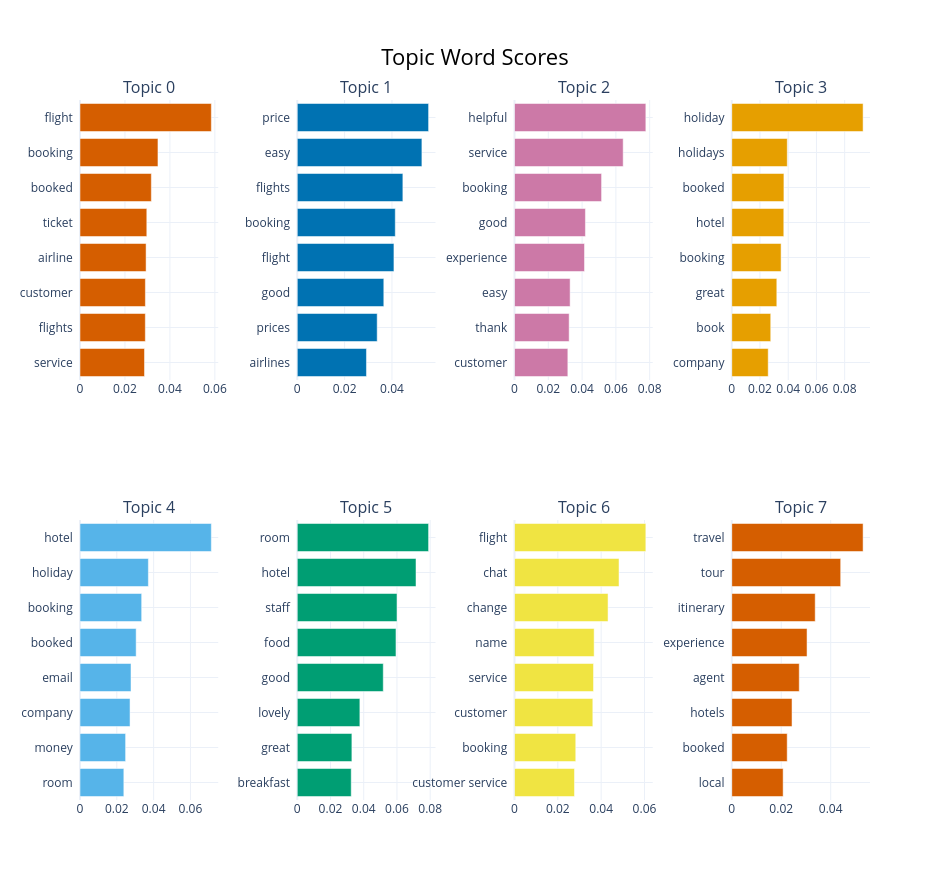

Here is the notebook cell this chart was saved with:
### Code cell
# Visualización 2: barras de top-words por topic
top_n = min(10, max(1, n_real))
if top_n >= 1:
    fig = bertopic_model.visualize_barchart(top_n_topics=top_n, n_words=8)
    fig.update_layout(width=950, height=max(400, 110*top_n))
    fig.show()
else:
    print("Sin tópicos válidos para visualize_barchart().")

### Figure 1 — Plotly figure (JSON) as saved in the notebook; plotly's stock layout.template omitted (floating-point values rounded to 4 significant figures)
{"data": [{"marker": {"color": "#D55E00"}, "orientation": "h", "type": "bar", "x": [0.02869, 0.02906, 0.02909, 0.0294, 0.02972, 0.03174, 0.03468, 0.05843], "xaxis": "x", "y": ["service  ", "flights  ", "customer  ", "airline  ", "ticket  ", "booked  ", "booking  ", "flight  "], "yaxis": "y"}, {"marker": {"color": "#0072B2"}, "orientation": "h", "type": "bar", "x": [0.02923, 0.03375, 0.03655, 0.04083, 0.0414, 0.0446, 0.05264, 0.05546], "xaxis": "x2", "y": ["airlines  ", "prices  ", "good  ", "flight  ", "booking  ", "flights  ", "easy  ", "price  "], "yaxis": "y2"}, {"marker": {"color": "#CC79A7"}, "orientation": "h", "type": "bar", "x": [0.03157, 0.03235, 0.03292, 0.04143, 0.04197, 0.05153, 0.06431, 0.07773], "xaxis": "x3", "y": ["customer  ", "thank  ", "easy  ", "experience  ", "good  ", "booking  ", "service  ", "helpful  "], "yaxis": "y3"}, {"marker": {"color": "#E69F00"}, "orientation": "h", "type": "bar", "x": [0.02583, 0.02761, 0.03192, 0.03496, 0.03686, 0.03695, 0.03933, 0.09304], "xaxis": "x4", "y": ["company  ", "book  ", "great  ", "booking  ", "hotel  ", "booked  ", "holidays  ", "holiday  "], "yaxis": "y4"}, {"marker": {"color": "#56B4E9"}, "orientation": "h", "type": "bar", "x": [0.02381, 0.02478, 0.02719, 0.02771, 0.03051, 0.03351, 0.03714, 0.07135], "xaxis": "x5", "y": ["room  ", "money  ", "company  ", "email  ", "booked  ", "booking  ", "holiday  ", "hotel  "], "yaxis": "y5"}, {"marker": {"color": "#009E73"}, "orientation": "h", "type": "bar", "x": [0.03248, 0.03288, 0.03769, 0.05176, 0.05941, 0.06003, 0.07146, 0.07904], "xaxis": "x6", "y": ["breakfast  ", "great  ", "lovely  ", "good  ", "food  ", "staff  ", "hotel  ", "room  "], "yaxis": "y6"}, {"marker": {"color": "#F0E442"}, "orientation": "h", "type": "bar", "x": [0.02768, 0.02827, 0.03615, 0.03647, 0.03676, 0.04318, 0.04824, 0.06062], "xaxis": "x7", "y": ["customer service  ", "booking  ", "customer  ", "service  ", "name  ", "change  ", "chat  ", "flight  "], "yaxis": "y7"}, {"marker": {"color": "#D55E00"}, "orientation": "h", "type": "bar", "x": [0.02078, 0.02241, 0.02437, 0.02728, 0.03044, 0.03373, 0.04403, 0.05309], "xaxis": "x8", "y": ["local  ", "booked  ", "hotels  ", "agent  ", "experience  ", "itinerary  ", "tour  ", "travel  "], "yaxis": "y8"}], "layout": {"annotations": [{"font": {"size": 16}, "showarrow": false, "text": "Topic 0", "x": 0.0875, "xanchor": "center", "xref": "paper", "y": 1, "yanchor": "bottom", "yref": "paper"}, {"font": {"size": 16}, "showarrow": false, "text": "Topic 1", "x": 0.3625, "xanchor": "center", "xref": "paper", "y": 1, "yanchor": "bottom", "yref": "paper"}, {"font": {"size": 16}, "showarrow": false, "text": "Topic 2", "x": 0.6375, "xanchor": "center", "xref": "paper", "y": 1, "yanchor": "bottom", "yref": "paper"}, {"font": {"size": 16}, "showarrow": false, "text": "Topic 3", "x": 0.9125, "xanchor": "center", "xref": "paper", "y": 1, "yanchor": "bottom", "yref": "paper"}, {"font": {"size": 16}, "showarrow": false, "text": "Topic 4", "x": 0.0875, "xanchor": "center", "xref": "paper", "y": 0.4, "yanchor": "bottom", "yref": "paper"}, {"font": {"size": 16}, "showarrow": false, "text": "Topic 5", "x": 0.3625, "xanchor": "center", "xref": "paper", "y": 0.4, "yanchor": "bottom", "yref": "paper"}, {"font": {"size": 16}, "showarrow": false, "text": "Topic 6", "x": 0.6375, "xanchor": "center", "xref": "paper", "y": 0.4, "yanchor": "bottom", "yref": "paper"}, {"font": {"size": 16}, "showarrow": false, "text": "Topic 7", "x": 0.9125, "xanchor": "center", "xref": "paper", "y": 0.4, "yanchor": "bottom", "yref": "paper"}], "height": 880, "hoverlabel": {"bgcolor": "white", "font": {"family": "Rockwell", "size": 16}}, "showlegend": false, "title": {"font": {"color": "Black", "size": 22}, "text": "Topic Word Scores", "x": 0.5, "xanchor": "center", "yanchor": "top"}, "width": 950, "xaxis": {"anchor": "y", "domain": [0, 0.175], "showgrid": true}, "xaxis2": {"anchor": "y2", "domain": [0.275, 0.45], "showgrid": true}, "xaxis3": {"anchor": "y3", "domain": [0.55, 0.725], "showgrid": true}, "xaxis4": {"anchor": "y4", "domain": [0.825, 1], "showgrid": true}, "xaxis5": {"anchor": "y5", "domain": [0, 0.175], "showgrid": true}, "xaxis6": {"anchor": "y6", "domain": [0.275, 0.45], "showgrid": true}, "xaxis7": {"anchor": "y7", "domain": [0.55, 0.725], "showgrid": true}, "xaxis8": {"anchor": "y8", "domain": [0.825, 1], "showgrid": true}, "yaxis": {"anchor": "x", "domain": [0.6, 1], "showgrid": true}, "yaxis2": {"anchor": "x2", "domain": [0.6, 1], "showgrid": true}, "yaxis3": {"anchor": "x3", "domain": [0.6, 1], "showgrid": true}, "yaxis4": {"anchor": "x4", "domain": [0.6, 1], "showgrid": true}, "yaxis5": {"anchor": "x5", "domain": [0, 0.4], "showgrid": true}, "yaxis6": {"anchor": "x6", "domain": [0, 0.4], "showgrid": true}, "yaxis7": {"anchor": "x7", "domain": [0, 0.4], "showgrid": true}, "yaxis8": {"anchor": "x8", "domain": [0, 0.4], "showgrid": true}}}
